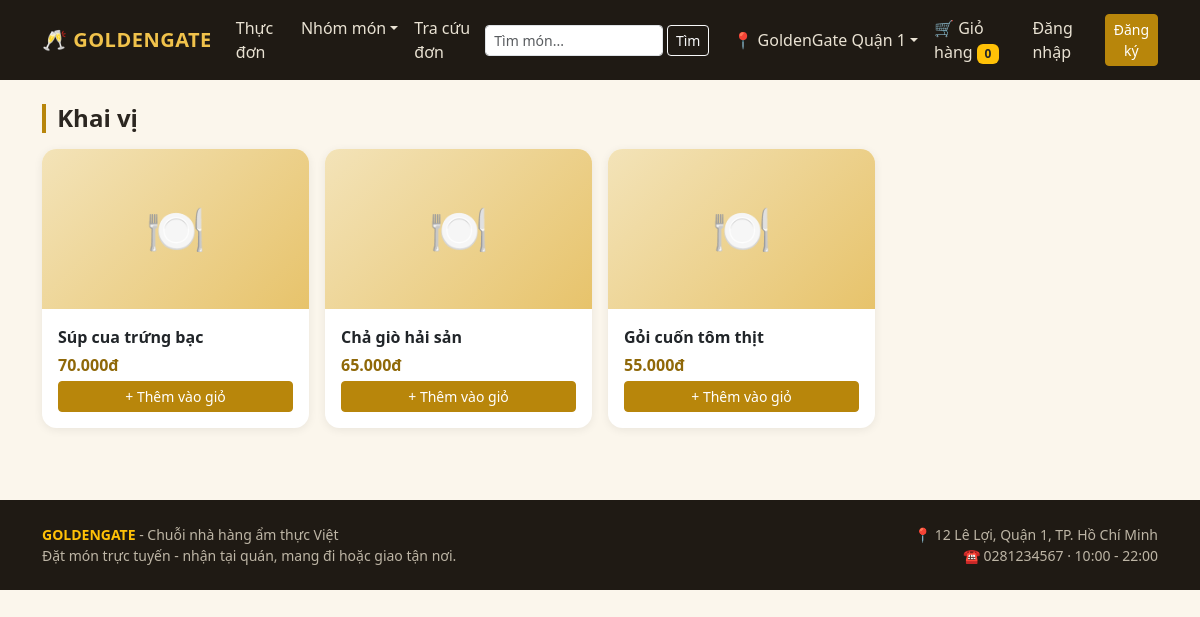
Page /index.php?action=group&id=1 on the committed database.
### tables this page shows
CREATE TABLE chinhanh (
  id INT AUTO_INCREMENT PRIMARY KEY,
  tenchinhanh VARCHAR(100) NOT NULL,
  diachi VARCHAR(255) NOT NULL,
  sodienthoai VARCHAR(15) DEFAULT NULL,
  giomocua TIME NOT NULL DEFAULT '10:00:00',
  giodongcua TIME NOT NULL DEFAULT '22:00:00',
  trangthai TINYINT NOT NULL DEFAULT 1
);

CREATE TABLE monan (
  id INT AUTO_INCREMENT PRIMARY KEY,
  tenmon VARCHAR(255) NOT NULL,
  mota TEXT,
  giaban DECIMAL(12,0) NOT NULL DEFAULT 0,
  hinhanh VARCHAR(255) DEFAULT NULL,
  nhom_id INT NOT NULL,
  luotxem INT NOT NULL DEFAULT 0,
  luotgoi INT NOT NULL DEFAULT 0,
  trangthai TINYINT NOT NULL DEFAULT 1,
  FOREIGN KEY (nhom_id) REFERENCES nhomon(id)
);

### core/helpers.php (called while the page is built, shortened)
<?php
function cfg($key) { return $GLOBALS['config'][$key] ?? null; }
function e($s) { return htmlspecialchars((string)$s, ENT_QUOTES, 'UTF-8'); }
function money($n) { return number_format((float)$n, 0, ',', '.') . 'đ'; }
function current_user() {
    $u = $_SESSION['user'] ?? null;
    return (is_array($u) && isset($u['id'], $u['hoten'], $u['loai'])) ? $u : null;
}
function img_url($name) { return $name ? '../uploads/monan/' . rawurlencode($name) : null; }

### core/bootstrap.php (called while the page is built, shortened)
<?php
spl_autoload_register(function ($class) {
    $f = ROOT . '/model/' . strtolower($class) . '.php';
});
require_once ROOT . '/core/helpers.php';

### model/db.php (called while the page is built, shortened)
<?php
class DB {
    private static $pdo = null;
    public static function pdo() {
        if (!self::$pdo) {
            $c = cfg('db');
            $dsn = "mysql:host={$c['host']};port={$c['port']};dbname={$c['name']};charset=utf8mb4";
            self::$pdo = new PDO($dsn, $c['user'], $c['pass'], [
                PDO::ATTR_ERRMODE => PDO::ERRMODE_EXCEPTION,
                PDO::ATTR_DEFAULT_FETCH_MODE => PDO::FETCH_ASSOC,
                PDO::ATTR_EMULATE_PREPARES => false,
            ]);
            self::$pdo->exec("SET time_zone = '+07:00'");
        }
        return self::$pdo;
    }
    public static function all($sql, $p = []) { $s = self::pdo()->prepare($sql); $s->execute($p); return $s->fetchAll(); }
    public static function one($sql, $p = []) { $s = self::pdo()->prepare($sql); $s->execute($p); $r = $s->fetch(); return $r ?: null; }
}

### model/chinhanh.php (called while the page is built, shortened)
<?php
class ChiNhanh {
    public static function dangHoatDong() { return DB::all("SELECT * FROM chinhanh WHERE trangthai=1 ORDER BY id"); }
    public static function laySo($id) { return DB::one("SELECT * FROM chinhanh WHERE id=?", [(int)$id]); }
}

### model/giohang.php (called while the page is built, shortened)
<?php
class GioHang {
    public static function raw() { return $_SESSION['giohang'] ?? []; }
    public static function dem() { return array_sum(self::raw()); }
}

### model/monan.php (called while the page is built, shortened)
<?php
class MonAn {
    public static function layTheoChiNhanh($cn, $nhom = null, $q = null) {
        $sql = self::SEL . " WHERE m.trangthai = 1 AND mc.conphucvu = 1";
        $p = [(int)$cn];
        if ($nhom) { $sql .= " AND m.nhom_id = ?"; $p[] = (int)$nhom; }
        $sql .= " ORDER BY m.nhom_id, m.luotgoi DESC, m.id";
        return DB::all($sql, $p);
    }
}

### public/inc/top.php (the view, shortened to what this page needs)
<?php require_once __DIR__ . '/card.php'; ?>
<!DOCTYPE html>
<html lang="vi">
<head>
  <link href="https://cdn.jsdelivr.net/npm/bootstrap@5.3.3/dist/css/bootstrap.min.css" rel="stylesheet">
  <link href="assets/gg.css" rel="stylesheet">
</head>
<body>
<nav class="navbar navbar-expand-lg navbar-gg navbar-dark sticky-top">
  <div class="container">
    <a class="navbar-brand" href="index.php">🥂 GOLDENGATE</a>
    <div class="collapse navbar-collapse" id="nav">
      <ul class="navbar-nav me-auto">
        <li class="nav-item"><a class="nav-link" href="index.php">Thực đơn</a></li>
        <li class="nav-item dropdown">
          <a class="nav-link dropdown-toggle" href="#" data-bs-toggle="dropdown">Nhóm món</a>
        </li>
        <li class="nav-item"><a class="nav-link" href="index.php?action=tracuu">Tra cứu đơn</a></li>
      </ul>
      <form class="d-flex me-3" method="get" action="index.php">
        <input class="form-control form-control-sm me-1" name="q" placeholder="Tìm món..." value="<?= e($_GET['q'] ?? '') ?>">
        <button class="btn btn-sm btn-outline-light">Tìm</button>
      </form>
      <ul class="navbar-nav align-items-lg-center">
        <li class="nav-item dropdown">
          <a class="nav-link dropdown-toggle" href="#" data-bs-toggle="dropdown">📍 <?= e($cb['tenchinhanh'] ?? 'Chọn chi nhánh') ?></a>
        </li>
        <li class="nav-item"><a class="nav-link" href="index.php?action=giohang">🛒 Giỏ hàng <span class="badge bg-warning text-dark"><?= (int)$soGio ?></span></a></li>
        <?php if ($user): ?>
          <li class="nav-item dropdown">
            <a class="nav-link dropdown-toggle" href="#" data-bs-toggle="dropdown">👤 <?= e($user['hoten']) ?></a>
            <ul class="dropdown-menu dropdown-menu-end">
              <li><a class="dropdown-item" href="index.php?action=donhang">Đơn hàng của tôi</a></li>
              <?php if ((int)$user['loai'] <= 2): ?><li><a class="dropdown-item" href="../admin/index.php">Trang quản trị</a></li><?php endif; ?>
              <li><hr class="dropdown-divider"></li>
              <li><a class="dropdown-item" href="index.php?action=dangxuat">Đăng xuất</a></li>
            </ul>
          </li>
        <?php else: ?>
          <li class="nav-item"><a class="nav-link" href="index.php?action=dangnhap">Đăng nhập</a></li>
          <li class="nav-item"><a class="btn btn-sm btn-gg ms-lg-2" href="index.php?action=dangky">Đăng ký</a></li>
        <?php endif; ?>
      </ul>
    </div>
  </div>
</nav>
<main class="container py-4">

### public/group.php (shortened to what this page needs)
<?php include 'inc/top.php'; ?>
<h4 class="section-title mb-3"><?= e($heading) ?></h4>
<div class="row g-3">
  <?php foreach ($mons as $m) echo card_mon($m, $here); ?>
</div>
<?php include 'inc/bottom.php'; ?>

### public/inc/card.php (shortened to what this page needs)
<?php
function card_mon($m, $here, $lyDo = null) {
    $img = img_url($m['hinhanh']);
    $ton = (int)($m['soluongton'] ?? 0);
    ob_start(); ?>
    <div class="col-6 col-md-4 col-lg-3">
      <div class="card card-mon">
        <a href="index.php?action=detail&id=<?= (int)$m['id'] ?>" class="text-decoration-none">
          <?php if ($img): ?><img class="mon-img" src="<?= e($img) ?>" alt="<?= e($m['tenmon']) ?>">
          <?php else: ?><div class="mon-ph">🍽️</div><?php endif; ?>
        </a>
        <div class="card-body d-flex flex-column">
          <a href="index.php?action=detail&id=<?= (int)$m['id'] ?>" class="text-dark text-decoration-none fw-semibold"><?= e($m['tenmon']) ?></a>
          <div class="price my-1"><?= money($m['giaban']) ?></div>
          <div class="mt-auto">
            <?php if ($ton <= 0): ?>
              <button class="btn btn-secondary btn-sm w-100" disabled>Tạm hết</button>
            <?php else: ?>
              <form method="post" action="index.php">
                <button class="btn btn-gg btn-sm w-100">+ Thêm vào giỏ</button>
              </form>
            <?php endif; ?>
          </div>
        </div>
      </div>
    </div>
    <?php return ob_get_clean();
}

### public/inc/bottom.php (shortened to what this page needs)
</main>
<footer class="py-4 mt-5">
  <div class="container small">
    <div class="row">
      <div class="col-md-6"><strong class="text-warning">GOLDENGATE</strong> - Chuỗi nhà hàng ẩm thực Việt<br>Đặt món trực tuyến - nhận tại quán, mang đi hoặc giao tận nơi.</div>
      <div class="col-md-6 text-md-end">
        <?php if (!empty($cb)): ?>📍 <?= e($cb['diachi']) ?><br>☎ <?= e($cb['sodienthoai']) ?> · <?= substr($cb['giomocua'], 0, 5) ?> - <?= substr($cb['giodongcua'], 0, 5) ?><?php endif; ?>
      </div>
    </div>
  </div>
</footer>
</body>
</html>

### public/assets/gg.css (style rules this page uses)
:root { --gg-gold:#b8860b; --gg-gold-d:#8f6808; --gg-dark:#1f1a14; --gg-cream:#fbf6ec; }
body { background: var(--gg-cream); color:#2b2620; }
.navbar-gg { background: var(--gg-dark); }
.navbar-gg .navbar-brand { color: #f0c24b; font-weight:700; letter-spacing:.5px; }
.navbar-gg .nav-link, .navbar-gg .btn-link { color:#e9e2d3; }
.btn-gg { background: var(--gg-gold); border-color: var(--gg-gold); color:#fff; }
.card-mon { border:0; border-radius:.9rem; box-shadow:0 2px 10px rgba(0,0,0,.07); transition: transform .15s; height:100%; }
.mon-ph { height:160px; border-radius:.9rem .9rem 0 0; display:flex; align-items:center; justify-content:center; font-size:3rem; background: linear-gradient(135deg,#f3e3b8,#e7c36b); }
.price { color: var(--gg-gold-d); font-weight:700; }
.section-title { border-left:4px solid var(--gg-gold); padding-left:.7rem; font-weight:700; }
footer { background: var(--gg-dark); color:#bdb5a5; }

### rows in the picture
chinhanh: tenchinhanh "GoldenGate Quận 1", diachi "12 Lê Lợi, Quận 1, TP. Hồ Chí Minh", sodienthoai "0281234567", giomocua "10:00", giodongcua "22:00"
monan: tenmon "Súp cua trứng bạc", giaban "70.000đ"
monan: tenmon "Chả giò hải sản", giaban "65.000đ"
monan: tenmon "Gỏi cuốn tôm thịt", giaban "55.000đ"

### other values in the picture
$soGio "0"
$heading "Khai vị"
